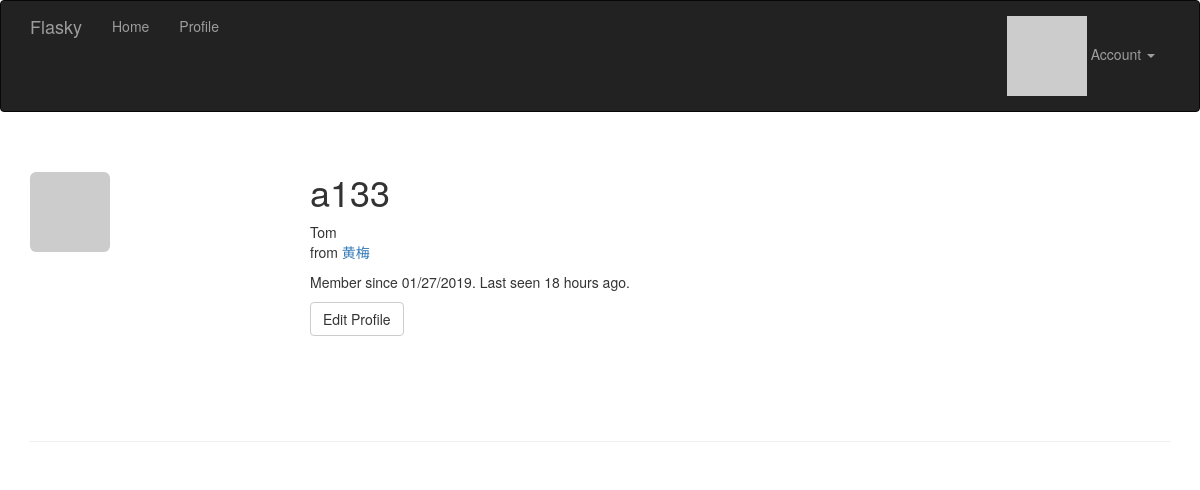
Page /user/a133 (signed in) on the earlier database version.
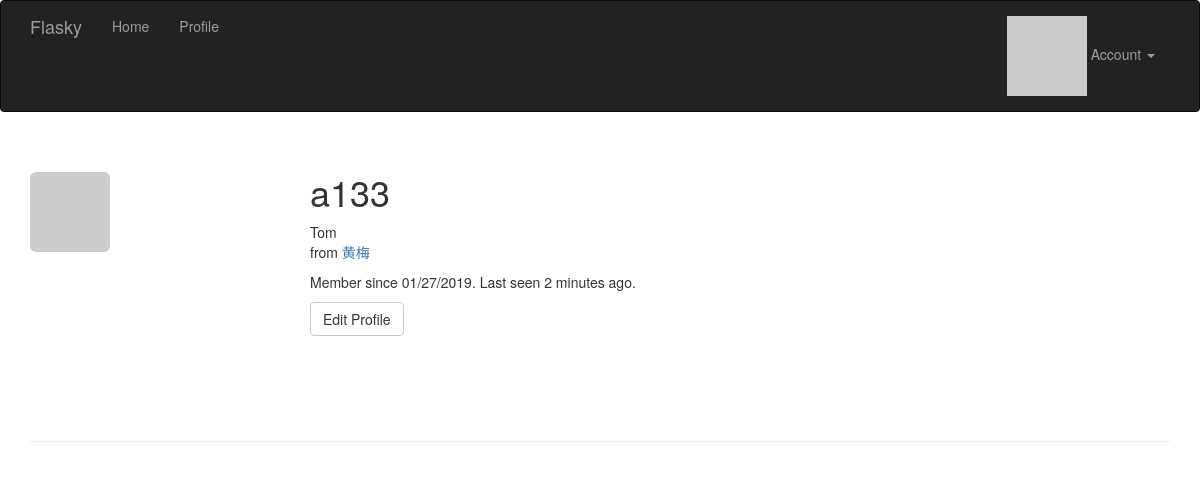
Same page on the later database version.
### app/model.py (models this page shows, shortened)
class User(UserMixin,db.Model):
    __tablename__ = 'users'
    id = db.Column(db.Integer,primary_key=True)
    email = db.Column(db.String(64), unique=True, index=True)
    username = db.Column(db.String(64),unique=True)
    role_id = db.Column(db.Integer,db.ForeignKey('roles.id'))
    password_hash = db.Column(db.String(128))
    name = db.Column(db.String(64))  #用户真实姓名
    location = db.Column(db.String(64))  #用户所在地
    about_me = db.Column(db.Text())  #自我介绍
    member_since = db.Column(db.DateTime(),default=datetime.utcnow)  #注册日期
    last_seen = db.Column(db.DateTime(),default=datetime.utcnow)  #最后访问时间
    avatar_hash = db.Column(db.String(32))
    posts = db.relationship('Post',backref='author',lazy='dynamic')
    def can(self,permissions):
        return self.role is not None and (self.role.permissions & permissions) == permissions
    def is_administrator(self):
        return self.can(Permissions.ADMINISTER)
    class AnonymousUser(AnonymousUserMixin):
        def can(self,permissions):
            return False
        def is_administrator(self):
            return False
    login_manager.anonymous_user = AnonymousUser
    def gravatar(self,size=100,default='identicon',rating='g'):
        if request.is_secure:
            url = 'https://secure.gravatar.com/avatar'
        else:
            url = 'http://www.gravatar.com/avatar'
        hash = self.avatar_hash or hashlib.md5(self.email.encode('utf-8')).hexdigest()
        return '{url}/{hash}?s={size}&d={default}&r={rating}'.format(url=url,hash=hash,size=size,default=default,rating=rating)
    def ping(self):
        self.last_seen = datetime.utcnow()
        db.session.add(self)
    @property
    def password(self):
        raise AttributeError('password is not a readable attribute')

### app/main/views.py (the view)
@main.route('/user/<username>')
@login_required
def user(username):
    user = User.query.filter_by(username=username).first()
    if user is None:
        abort(404)
    return render_template('main/user.html',user=user)

### app/auth/views.py (called while the page is built)
@auth.before_app_request
def before_request():
    if current_user.is_authenticated:
        current_user.ping()

### app/main/__init__.py (called while the page is built)
@main.app_context_processor
def inject_permissions():
    return dict(Permissions=Permissions)

### app/model.py (called while the page is built)
@login_manager.user_loader
def load_user(user_id):
    return User.query.get(int(user_id))

### app/templates/main/user.html (shortened to what this page needs)
{% extends "base.html" %}
{% block page_content %}
<div class="page-header">
    <img class="img-rounded profile-thumbnail" src="{{ user.gravatar(size=256) }}">
    <div class="profile-header">
        <h1>{{ user.username }}</h1>
        {% if user.name or user.location %}
        <p>
            {% if user.name %}{{ user.name }}<br>{% endif %}
            {% if user.location %}
                from <a href="http://maps.google.com/?q={{ user.location }}">{{ user.location }}</a><br>
            {% endif %}
        </p>
        {% endif %}
        <p>Member since {{ moment(user.member_since).format('L') }}. Last seen {{ moment(user.last_seen).fromNow() }}.</p>
        <p>
            {% if user == current_user %}
            <a class="btn btn-default" href="{{ url_for('.edit_profile') }}">Edit Profile</a>
            {% endif %}
        </p>
    </div>
</div>
{% endblock %}

Differences in the rows shown:
changed User "Tom": last_seen "18 hours ago" → "2 minutes ago"
